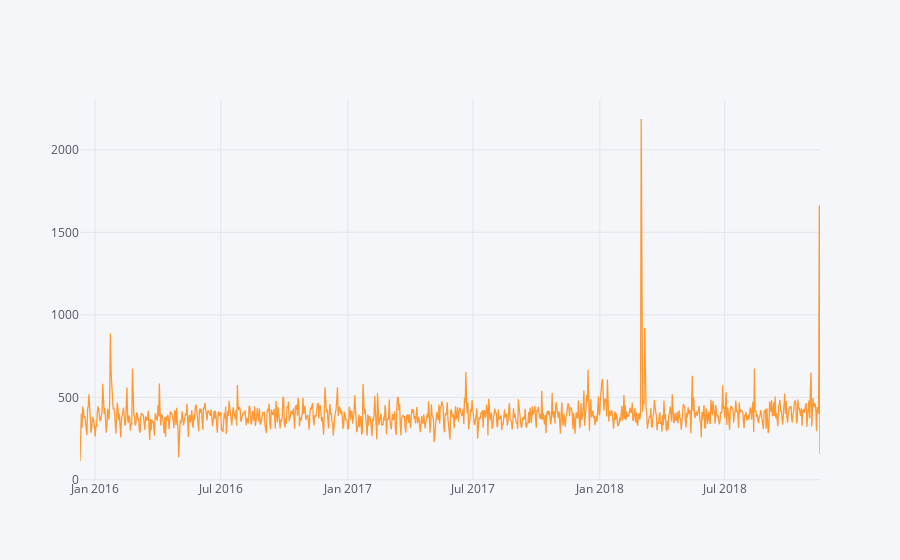

Notebook source saved alongside this figure:
### Code cell
df.groupby('Date').count()['lat'].iplot()

### Figure 1 — Plotly figure (JSON) as saved in the notebook; plotly's stock layout.template omitted (floating-point values rounded to 4 significant figures; data arrays with more than 128 entries replaced by an {"elided": "..."} marker saying what was removed)
{"data": [{"line": {"color": "rgba(255, 153, 51, 1.0)", "dash": "solid", "shape": "linear", "width": 1.3}, "mode": "lines", "name": "lat", "text": "", "type": "scatter", "uid": "a3ebcdfd-aa73-4bd8-8e4e-394040dba10e", "x": {"elided": "1073 str values"}, "y": {"elided": "1073 int values"}}], "layout": {"legend": {"bgcolor": "#F5F6F9", "font": {"color": "#4D5663"}}, "paper_bgcolor": "#F5F6F9", "plot_bgcolor": "#F5F6F9", "title": {"font": {"color": "#4D5663"}}, "xaxis": {"gridcolor": "#E1E5ED", "showgrid": true, "tickfont": {"color": "#4D5663"}, "title": {"font": {"color": "#4D5663"}, "text": ""}, "zerolinecolor": "#E1E5ED"}, "yaxis": {"gridcolor": "#E1E5ED", "showgrid": true, "tickfont": {"color": "#4D5663"}, "title": {"font": {"color": "#4D5663"}, "text": ""}, "zerolinecolor": "#E1E5ED"}}}
